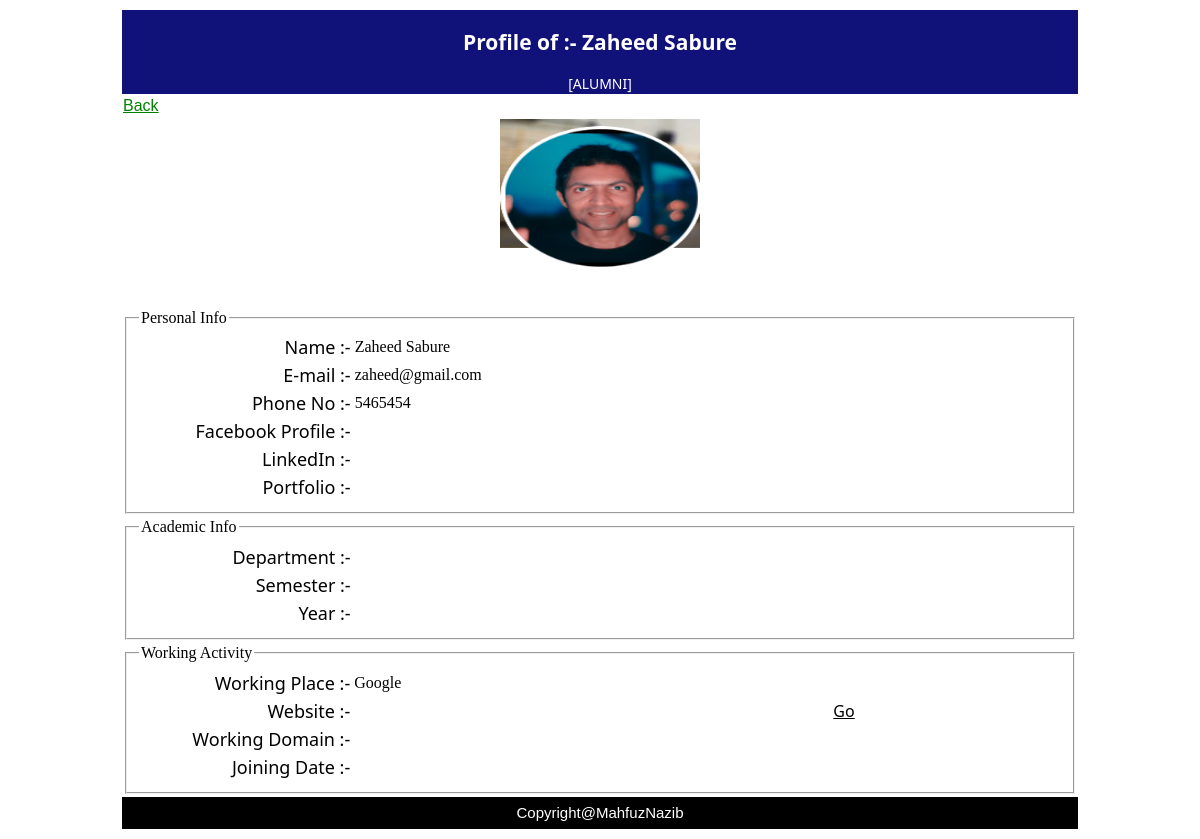
The page /Profiles/viewAlumniProfile.php?profileOf=zaheed (signed in) on the database its author committed.
### tables this page shows
CREATE TABLE `alumniprofile` (
  `Email` varchar(150) NOT NULL,
  `Name` varchar(100) NOT NULL,
  `AIUB_ID` varchar(10) NOT NULL,
  `Phone` int(13) NOT NULL,
  `Dept` varchar(50) DEFAULT NULL,
  `Semester` varchar(20) DEFAULT NULL,
  `Year` varchar(10) DEFAULT NULL,
  `LinkedIn` varchar(250) DEFAULT NULL,
  `Facebook` varchar(250) DEFAULT NULL,
  `Portfolio` varchar(250) DEFAULT NULL,
  `WorkingDomain` varchar(250) DEFAULT NULL,
  `Website` varchar(250) DEFAULT NULL,
  `WorkingPlace` varchar(250) DEFAULT NULL,
  `JoiningDate` varchar(100) DEFAULT NULL,
  `ProfilePicture` varchar(250) DEFAULT NULL
);

### DB/Functions.php (called while the page is built, shortened)
<?php
    function viewAlumniProfile($username)
    {
        $conn = getConnection();
        $sql = "SELECT * FROM alumniprofile WHERE email = (SELECT email from logininfo WHERE username='{$username}')";
        $result = mysqli_query($conn,$sql);
        $user = mysqli_fetch_assoc($result);
        return $user;
    }
?>

### Profiles/viewAlumniProfile.php (the view, shortened to what this page needs)
<?php
    require_once('../DB/Functions.php');
    if(isset($_SESSION['Username']))
    {
        $value = $_GET['profileOf'];
        $data = viewAlumniProfile($value);
?>
<!DOCTYPE html>
<html lang="en">
<head>
    <link rel="stylesheet" href="../Views/App.css">
    <link rel="stylesheet" href="../Views/Admin.css">
</head>
<body class="body-margin">
    <form method="POST" action="#">
    <center>
        <table border="0" width="100%">
        <tr>
                <td colspan="3" class="Profile-Header">
                    <center>
                        <h2>Profile of :- <?=$data['Name']; ?> </h2> [ALUMNI]
                    </center>
                </td>
            </tr>
            <tr>
                <td>
                    <a href="../Views/StudentHome.php" class="edit-button">Back</a>
                </td>
            </tr>
            <tr height="150px">
                <td>
                    <center>
                            <img src="../Images/ProfilePicture/<?=$data['ProfilePicture']; ?>" height="150px" width="200px">
                    </center>
                </td>
            </tr>
            <tr height="30px">
                <td>
                </td>
            </tr>
            <tr>
                <td width="50%">
                        <fieldset>
                            <legend>Personal Info</legend>
                            <table border="0" width="100%">
                                    <tr>
                                        <td class="font-Normal" width="23%">
                                            Name :-
                                        </td>
                                        <td>
                                            <?=$data['Name']; ?>
                                        </td>
                                    </tr>
                                    <tr>
                                        <td class="font-Normal">
                                            E-mail :-
                                        </td>
                                        <td>
                                            <?=$data['Email']; ?>
                                        </td>
                                    </tr>
                                    <tr>
                                        <td class="font-Normal">
                                            Phone No :-
                                        </td>
                                        <td>
                                            <?=$data['Phone']; ?>
                                        </td>
                                    </tr>
                                    <tr>
                                        <td class="font-Normal">
                                            Facebook Profile :-
                                        </td>
                                        <td>
                                        </td>
                                    </tr>
                                    <tr>
                                        <td class="font-Normal">
                                            LinkedIn :-
                                        </td>
                                        <td>
                                        </td>
                                    </tr>
                                    <tr>
                                        <td class="font-Normal">
                                            Portfolio :-
                                        </td>
                                        <td>
                                        </td>
                                    </tr>
                                </table>
                        </fieldset>
                </td>
            </tr>
            <tr>
                <td>
                            <fieldset>
                                <legend>Academic Info</legend>
                                <table border="0" width="100%">
                                        <tr>
                                            <td class="font-Normal" width="23%">
                                                Department :-
                                            </td>
                                            <td>
                                            </td>
                                        </tr>
                                        <tr>
                                            <td class="font-Normal">
                                                Semester :-
                                            </td>
                                            <td>
                                            </td>
                                        </tr>
                                        <tr>
                                            <td class="font-Normal">
                                                Year :-
                                            </td>
                                            <td>
                                            </td>
                                        </tr>
                                    </table>
                            </fieldset>
                </td>
            </tr>
            <tr>
                <td>
                        <fieldset>
                            <legend>Working Activity</legend>
                            <table border="0" width="100%">
                                    <tr>
                                        <td class="font-Normal" width="23%">
                                            Working Place :-
                                        </td>
                                        <td>
                                            <?=$data['WorkingPlace']; ?>
                                        </td>
                                    </tr>
                                    <tr>
                                        <td class="font-Normal">
                                            Website :-
                                        </td>
                                        <td>
                                        </td>
                                        <td>
                                            <a href="<?=$data['Website']; ?>" class="link-Button">Go</a>
                                        </td>
                                    </tr>
                                    <tr>
                                        <td class="font-Normal">
                                            Working Domain :-
                                        </td>
                                        <td>
                                        </td>
                                    </tr>
                                    <tr>
                                        <td class="font-Normal">
                                            Joining Date :-
                                        </td>
                                        <td>
                                        </td>
                                    </tr>
                                </table>
                        </fieldset>
                </td>
            </tr>
            <tr>
                <td colspan="2" class="fotter">
                    <center>
                        Copyright@MahfuzNazib
                    </center>
                </td>
            </tr>
        </table>
        </form>
</body>
</html>
<?php
    }
    else
    {
        header('location:Login.php');
    }
?>

### Views/App.css (style rules this page uses)
.font-Normal { font-family: 'Segoe UI', Tahoma, Geneva, Verdana, sans-serif; font-style: normal; font-size: 18px; color: black; text-align: right; }
.edit-button { cursor: pointer; font-family: 'Lucida Sans', 'Lucida Sans Regular', 'Lucida Grande', 'Lucida Sans Unicode', Geneva, Verdana, sans-serif; color: green; font-style: bold; transition: 0.5s; }
.body-margin { margin-left: 10%; margin-right: 10%; }
.link-Button { font-family: 'Segoe UI', Tahoma, Geneva, Verdana, sans-serif; font-size: 16px; color: black; }
.Profile-Header { background-color: rgb(17, 17, 122); height: 50px; width: 100%; color: white; font-family: 'Segoe UI', Tahoma, Geneva, Verdana, sans-serif; font-size: 14px; }
.fotter { height: 30px; width: 100%; background-color: black; font-family: 'Gill Sans', 'Gill Sans MT', Calibri, 'Trebuchet MS', sans-serif; font-size: 15px; color: white; transition: 0.5s; cursor: default; }

### rows shown on the page
alumniprofile: Name "Zaheed Sabure", ProfilePicture (picture), Email "zaheed@gmail.com", Phone "5465454", WorkingPlace "Google"
